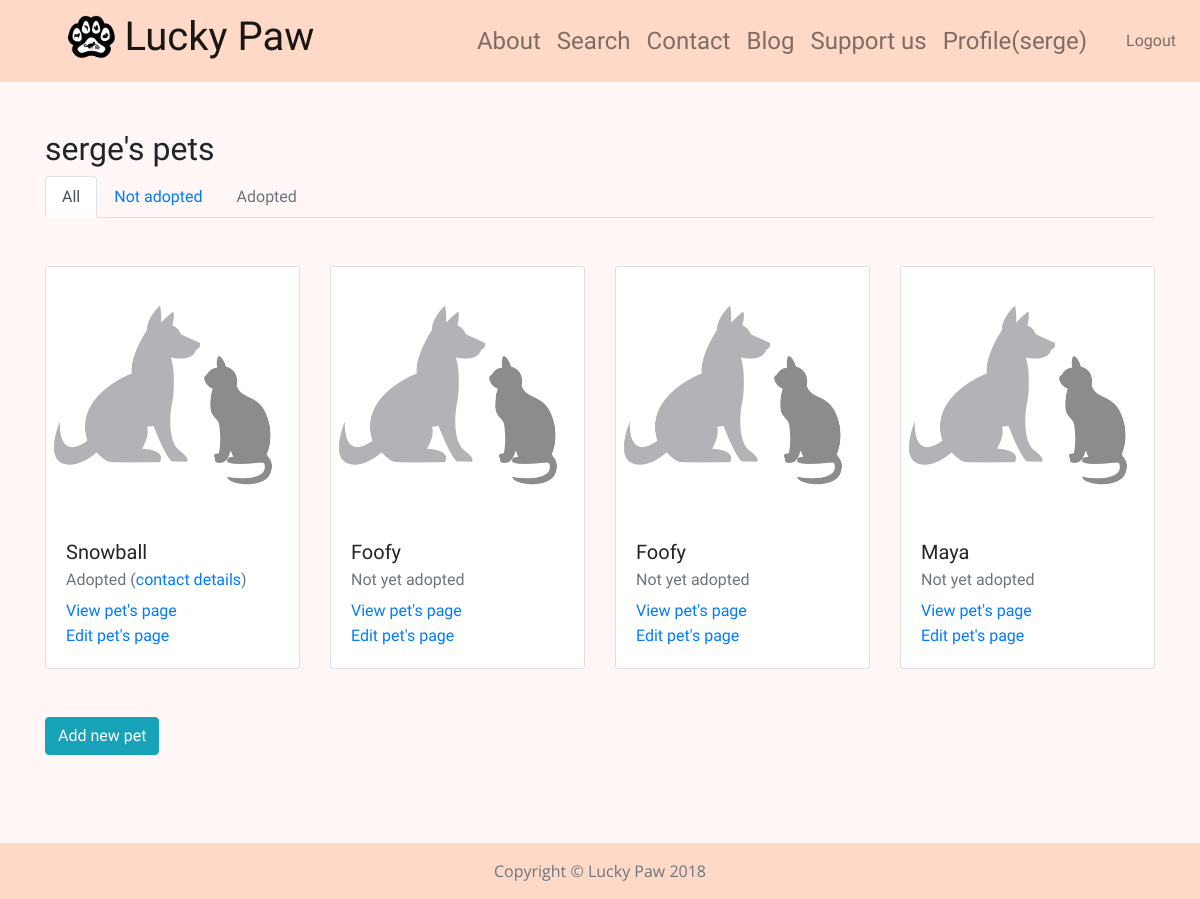
/ (signed in), run on the app's committed database.
### app/models.py (models this page shows, shortened)
class Supervisor(models.Model):
    user = models.OneToOneField(User, related_name='user', on_delete=models.CASCADE)
    city = models.CharField(max_length=50, default='', blank=True)
    country = models.CharField(max_length=50, default='', blank=True)
    telephone = models.CharField(max_length=50, default='', blank=True)
    photo = models.ImageField(upload_to=user_directory_path, default='users/user_default_image.jpg')
    description = models.CharField(max_length=2000, default='', blank=True)

class Pet(models.Model):
    id = models.AutoField(primary_key=True)
    name = models.CharField(max_length=50, blank=False)
    animaltype_choice = (('Cat','Cat'),('Dog','Dog'),('Parrot','Parrot'))
    animaltype = models.CharField(max_length=50, choices=animaltype_choice, blank=False)
    location = models.CharField(max_length=50, default='', blank=False)
    age_choice = (('Young','Young'),('Adult','Adult'),('Senior','Senior'))
    age = models.CharField(max_length=50, choices=age_choice, blank=True)
    color = models.CharField(max_length=50, default='', blank=True)
    gender_choice = (('Male','Male'),('Female','Female'))
    gender = models.CharField(max_length=50, choices=gender_choice, blank=True)
    size_choice = (('Very Small','Very Small'), ('Small','Small'),('Medium','Medium'),('Large','Large'),('Very Large','Very Large'))
    size = models.CharField(max_length=50, choices=size_choice, blank=True)
    breed = models.CharField(max_length=50, default='', blank=True)
    description = models.CharField(max_length=2000, default='', blank=True)
    spayed = models.BooleanField(default=False)
    vaccinated = models.BooleanField(default=False)
    housetrained = models.BooleanField(default=False)
    specialcare = models.BooleanField(default=False)
    adopted = models.BooleanField(default=False)
    adopter_info = models.ForeignKey(AdopterInfo, on_delete=models.SET_NULL, blank=True, null=True)
    supervisor = models.ForeignKey(Supervisor, on_delete=models.SET_NULL, blank=True, null=True)
    @property
    def photo(self):
        photos = self.photos
        return photos[0] if (len(photos) > 0) else self.default_photo
    @property
    def default_photo(self):
        return { 'name': 'default-pet-photo', 'url': settings.MEDIA_URL + Photo._meta.get_field('image').default }
    @property
    def photos(self):
        return [photo.image for photo in Photo.objects.filter(pet=self)]

### app/views.py (the view)
# urls.py: path('', views.index, name='index'),
def index(request):
    if request.user.is_authenticated:
        sup = get_object_or_404(models.Supervisor, user=request.user)
        pets = models.Pet.objects.filter(supervisor__user=request.user)
        context = {
            'supervisor': sup,
            'all_pets': pets,
            'unadopted_pets': pets.filter(adopted=False),
            'adopted_pets': pets.filter(adopted=True),
        }
        return render(request, 'app/sup_pets.html', context)
    return render(request, 'app/index.html')

### app/templates/app/sup_pets.html (shortened to what this page needs)
{% extends 'app/base.html' %}
{% block content %}
<h2>{{ supervisor.user.username }}'s pets</h2>
  <ul class="nav nav-tabs" role="tablist">
    <li class="nav-item">
      <a class="nav-link active" id="all-tab" data-toggle="tab" href="#all" role="tab" aria-controls="all" aria-selected="true">All</a>
    </li>
    <li class="nav-item">
      <a class="nav-link" id="unadopted-tab" data-toggle="tab" href="#unadopted" role="tab" aria-controls="unadopted" aria-selected="false">Not adopted</a>
    </li>
    <li class="nav-item">
      <a class="nav-link text-muted" id="adopted-tab" data-toggle="tab" href="#adopted" role="tab" aria-controls="adopted" aria-selected="false">Adopted</a>
    </li>
  </ul>
  <div class="tab-content">
    <div class="tab-pane fade show active" id="all" role="tabpanel" aria-labelledby="all-tab">
      {% include 'app/pets_cards.html' with pets=all_pets is_supervisor=True %}
    </div>
  <a class="btn btn-info mt-4" href="{% url 'pet_add' %}">Add new pet</a>
{% endblock %}

### app/templates/app/base_nav.html (shortened to what this page needs)
{% load staticfiles %}
<nav id="mainNav" class="navbar navbar-expand-lg navbar-light">
  <a class="navbar-brand ml-sm-2 ml-xl-5" href="{% url 'index' %}">
      <img style="width: auto; height: 48px;" class="d-sm-inline-block d-none align-top" src="{% static 'images/logo.png' %}">
      <h1 class="d-sm-inline-block d-none align-top"> Lucky Paw</h1>
  </a>
  <div class="collapse navbar-collapse" id="navbarResponsive">
      <div class="container">
        <ul class="navbar-nav float-lg-right mr-sm-1 mr-xl-2">
          <li class="nav-item">
              {% url 'about' as url %}
              <a class="nav-link {% if request.path == url %}active{% endif %}" href="{{ url }}">About</a>
          </li>
          <li class="nav-item">
              {% url 'search' as url %}
              <a class="nav-link {% if request.path == url %}active{% endif %}" href="{{ url }}">Search</a>
              </li>
          <li class="nav-item">
              {% url 'contact' as url %}
              <a class="nav-link {% if request.path == url %}active{% endif %}" href="{{ url }}">Contact</a>
          </li>
          <li class="nav-item">
              {% url 'blog' as url %}
              <a class="nav-link {% if request.path == url %}active{% endif %}" href="{{ url }}">Blog</a>
          </li>
          <li class="nav-item">
              {% url 'support' as url %}
              <a class="nav-link {% if request.path == url %}active{% endif %}" href="{{ url }}">Support us</a>
          </li>
          {% if request.user.is_authenticated %}
            <li class="nav-item">
              <a class="nav-link" href="{% url 'user_profile' username=request.user.username %}">Profile({{ request.user.username }})</a>
            </li>
          {% endif %}
        </ul>
      </div>
      <ul class="navbar-nav">
      {% if request.user.is_authenticated %}
          <li class="nav-item nav-item-small">
          <a class="nav-link nav-link-small" href="{% url "logout" %}">Logout</a>
          </li>
      {% else %}
          <li class="nav-item nav-item-small">
          <a class="nav-link nav-link-small" id="loginModalButton" data-url="{% url 'login_register_modal' %}" href="#login">Login/Register</a>
          </li>
      {% endif %}
      </ul>
  </div>
</nav>

### app/templates/app/pets_cards.html (shortened to what this page needs)
<div class="row mt-5">
{% for pet in pets %}
    <div class="col-lg-3 col-md-4 col-sm-6 mb-4 shadow-sm">
    <div class="card shadow-sm">
        <img class="card-img-top" style="object-fit: cover; min-height: 60%" src="{{ pet.photo.url }}" alt="Card image cap">
        <div class="card-body">
            <h5 class="card-title">{{ pet.name }}</h5>
            {% if is_supervisor %}
                <h6 class="card-subtitle mb-2 text-muted">{% if pet.adopted %} Adopted (<a href="{% url 'pet_adopter_info' id=pet.id %}">contact details</a>) {% else %} Not yet adopted {% endif %}</h6>
                <p class="card-text"><a href="{% url 'pet_profile' id=pet.id %}">View pet's page</a>
                <br/>
                <a href="{% url 'pet_edit' id=pet.id %}">Edit pet's page</a>
                </p>
            {% else %}
                <h6 class="card-subtitle mb-2 text-muted">{{ pet.location }}</h6>
                <p class="card-text">{{ pet.animaltype }}{% if pet.breed %}, {{ pet.breed }}{% endif %}{% if pet.age %}, {{ pet.age }}{% endif %}</p>
            {% endif %}
        </div>
    </div>
    </div>
{% empty %}
        <h4> No pets were found :(</h4>
{% endfor %}
</div>

### app/static/css/base.css (style rules this page uses)
h1, h2, h3, h4, h5, h6, a, button { font-family: 'Handlee', cursive; }
#mainNav, footer { background-color: #ffd9c7; }
body { background-color: #fff7f5; font-family: 'Open Sans', sans-serif; }
#mainNav .nav-link { font-size: 1.5em; }
#mainNav .nav-item { transition-property: background-color; transition-duration: 0.25s; border-radius: 14%; }
#mainNav .nav-link-small { font-size: 1em; }
html { position: relative; min-height: 100%; }

### data on the page
Supervisor: user.username "serge"
Pet: name "Snowball", adopted "Adopted ("
Pet: name "Foofy", adopted "Not yet adopted"
Pet: name "Foofy", adopted "Not yet adopted"
Pet: name "Maya", adopted "Not yet adopted"

### other printed values
{{ request.user.username }} "serge"
